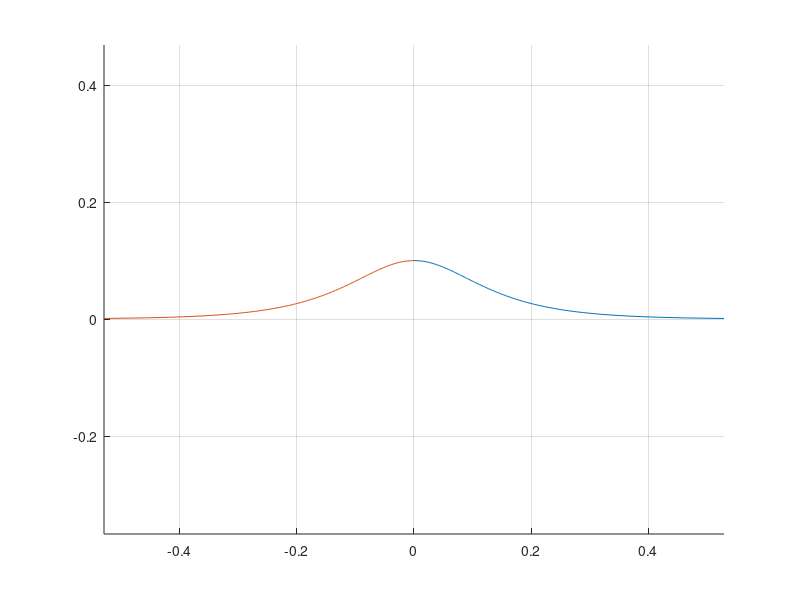

Reproduce this figure in MATLAB.
%% Rate of Convergence.
clear;
close all;

a = 0.1;
y_d = 1e-3;

f = @(y) -sqrt(a.^2-y.^2) + a.*atanh(sqrt(a.^2-y.^2)/a);
df = @(y) -y./sqrt(a.^2-y.^2);

y = linspace(0.1,1e-3);
f(y)
hold on
plot(f(y) + sqrt(a.^2-y.^2),y)
plot(-f(y)- sqrt(a.^2-y.^2),y)
axis equal
grid on

%%

a = 0.1;
t = pi/4;
tol = 1e-3;

f = @(y) a.*atanh(sqrt(a.^2-y.^2)/a);
y = sin(t) * a;
if cos(t) >= 0
    dx = f(y) + f(tol);
else
    dx = f(tol) - f(y);
end

